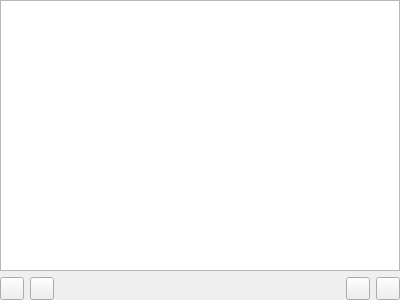
<?xml version="1.0" encoding="UTF-8"?>
<ui version="4.0">
 <class>SnoozeTimesEdit</class>
 <widget class="QWidget" name="SnoozeTimesEdit">
  <property name="geometry">
   <rect>
    <x>0</x>
    <y>0</y>
    <width>400</width>
    <height>300</height>
   </rect>
  </property>
  <layout class="QVBoxLayout" name="verticalLayout">
   <property name="leftMargin">
    <number>0</number>
   </property>
   <property name="topMargin">
    <number>0</number>
   </property>
   <property name="rightMargin">
    <number>0</number>
   </property>
   <property name="bottomMargin">
    <number>0</number>
   </property>
   <item>
    <widget class="QListWidget" name="listWidget">
     <property name="contextMenuPolicy">
      <enum>Qt::ActionsContextMenu</enum>
     </property>
     <property name="alternatingRowColors">
      <bool>true</bool>
     </property>
    </widget>
   </item>
   <item>
    <layout class="QHBoxLayout" name="horizontalLayout">
     <item>
      <widget class="QToolButton" name="upButton"/>
     </item>
     <item>
      <widget class="QToolButton" name="downButton"/>
     </item>
     <item>
      <spacer name="horizontalSpacer">
       <property name="orientation">
        <enum>Qt::Horizontal</enum>
       </property>
       <property name="sizeHint" stdset="0">
        <size>
         <width>40</width>
         <height>20</height>
        </size>
       </property>
      </spacer>
     </item>
     <item>
      <widget class="QToolButton" name="removeButton"/>
     </item>
     <item>
      <widget class="QToolButton" name="addButton"/>
     </item>
    </layout>
   </item>
  </layout>
  <action name="action_Add_Time">
   <property name="icon">
    <iconset theme="list-add" resource="syrem_widgets.qrc">
     <normaloff>:/icons/add.ico</normaloff>:/icons/add.ico</iconset>
   </property>
   <property name="text">
    <string>&amp;Add Time</string>
   </property>
   <property name="shortcut">
    <string notr="true">Ctrl+Ins</string>
   </property>
   <property name="shortcutContext">
    <enum>Qt::WidgetWithChildrenShortcut</enum>
   </property>
  </action>
  <action name="action_Remove_Time">
   <property name="icon">
    <iconset theme="list-remove" resource="syrem_widgets.qrc">
     <normaloff>:/icons/delete.ico</normaloff>:/icons/delete.ico</iconset>
   </property>
   <property name="text">
    <string>&amp;Remove Time</string>
   </property>
   <property name="shortcut">
    <string notr="true">Del</string>
   </property>
   <property name="shortcutContext">
    <enum>Qt::WidgetWithChildrenShortcut</enum>
   </property>
  </action>
  <action name="actionMove_Up">
   <property name="icon">
    <iconset theme="go-up" resource="syrem_widgets.qrc">
     <normaloff>:/icons/up.ico</normaloff>:/icons/up.ico</iconset>
   </property>
   <property name="text">
    <string>Move &amp;Up</string>
   </property>
   <property name="shortcut">
    <string notr="true">PgUp</string>
   </property>
   <property name="shortcutContext">
    <enum>Qt::WidgetWithChildrenShortcut</enum>
   </property>
  </action>
  <action name="actionMove_Down">
   <property name="icon">
    <iconset theme="go-down" resource="syrem_widgets.qrc">
     <normaloff>:/icons/down.ico</normaloff>:/icons/down.ico</iconset>
   </property>
   <property name="text">
    <string>Move &amp;Down</string>
   </property>
   <property name="shortcut">
    <string notr="true">PgDown</string>
   </property>
   <property name="shortcutContext">
    <enum>Qt::WidgetWithChildrenShortcut</enum>
   </property>
  </action>
 </widget>
 <resources>
  <include location="syrem_widgets.qrc"/>
 </resources>
 <connections/>
</ui>
